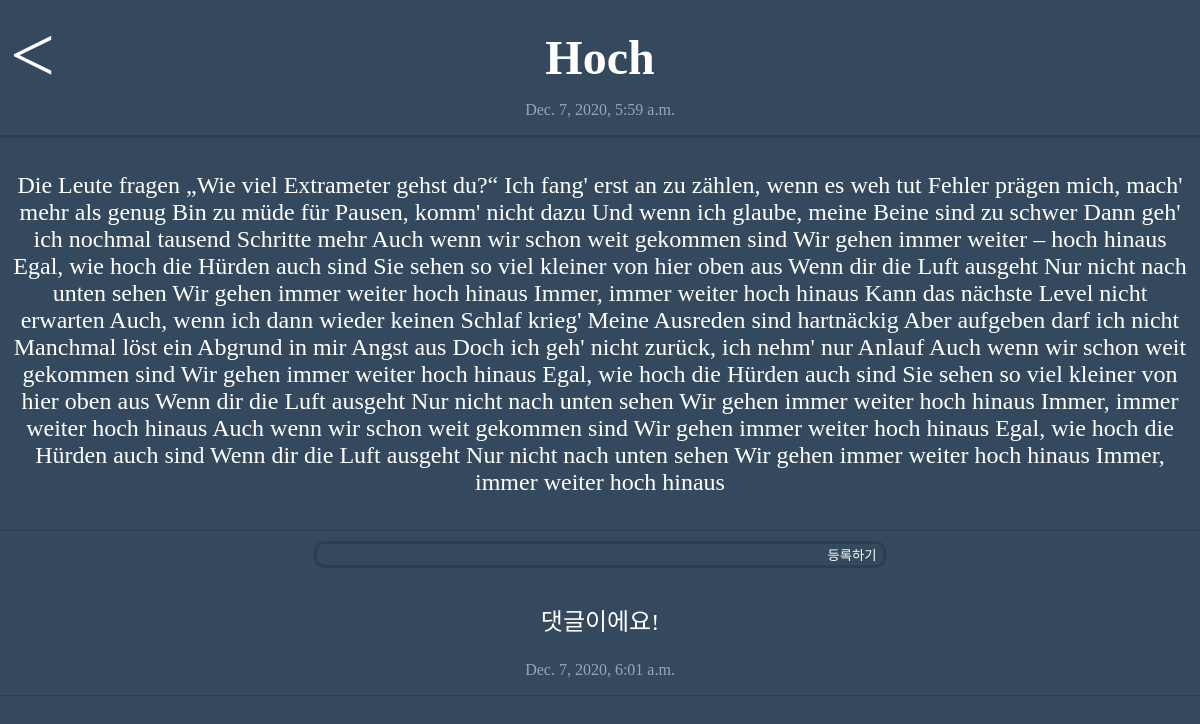
The app's page /post/18/ with its own data.
### blog/models.py (models this page shows, shortened)
class Post(models.Model):
    id = models.BigAutoField(primary_key=True)
    date = models.DateTimeField('date published')
    title = models.CharField(max_length=200)
    content = models.TextField()
    likes = models.IntegerField()

class Comment(models.Model):
    id = models.BigAutoField(primary_key=True)
    post_id = models.ForeignKey('Post', related_name='post', on_delete=models.CASCADE, db_column='post_id')
    date = models.DateTimeField('date published')
    content = models.CharField(max_length=200)
    likes = models.IntegerField()

### blog/views.py (the view)
# urls.py: path('post/<int:post_id>/', blog.views.detail, name='detail')
def detail(request, post_id):
    post = get_object_or_404(Post, pk=post_id)
    comments = list(Comment.objects.filter(post_id=post_id))
    if comments:
        return render(request, 'detail.html', {'post': post, 'comments': comments})
    else:
        return render(request, 'detail.html', {'post': post})

### blog/templates/detail.html (shortened to what this page needs)
<!DOCTYPE html>
<html lang="en">
<head>
    {% load static %}
    <link rel="stylesheet" type="text/css" href="{% static 'css/detail.css' %}">
</head>
<body>
    <div id="information">
        <a href="{% url 'home' %}">&lt;</a>
        <h1>{{ post.title }}</h1>
        <p>{{ post.date }}</p>
    </div>
    <div id="content">
        <p>{{ post.content }}</p>
    </div>
    <div id="create_comment">
        <form action="{% url 'create_comment' post.id %}">
            <input id="create_comment_content" type="text" name="content"></textarea>
            <input id="create_comment_submit" type="submit" value="등록하기">
        </form>
    </div>
    {% for comment in comments %}
    <div class="comments">
        <p>{{ comment.content }}</p>
        <p>{{ comment.date }}</p>
    </div>
    {% endfor %}
</body>
</html>

### blog/static/css/detail.css (style rules this page uses)
body { margin: 0; padding: 0; background-color: #34495e; color: white; }
a { color: white; text-decoration: none; }
#information { border-bottom: solid #2c3e50; }
#information h1 { display: flex; justify-content: center; font-size: 300%; margin: 0; padding-top: 30px; }
#information p { display: flex; justify-content: center; opacity: 50%; }
#information a { position: absolute; font-size: 500%; display: flex; margin-left: 10px; margin-top: 10px; }
#content { padding: 10px; font-size: 150%; text-align: center; border-bottom: solid 1px #2c3e50; }
#create_comment { display: flex; justify-content: center; }
#create_comment form { margin: 10px 30%; border: solid #2c3e50; border-radius: 10px; display: flex; justify-content: space-between; width: fit-content; }
#create_comment_content, #create_comment_submit { color: white; background: none; border: none; }
#create_comment_content { width: 500px; }
.comments { border-bottom: solid 1px #2c3e50; }
.comments p:first-child { text-align: center; font-size: 150%; }
.comments p:last-child { text-align: center; opacity: 50%; }

### records on screen
Post: title "Hoch", date "Dec. 7, 2020, 5:59 a.m.", content "Die Leute fragen „Wie viel Extrameter gehst du?“ Ich fang' erst an zu zählen, wenn es weh tut Fehler prägen mich, mach' mehr als genug Bin zu müde für Pausen, komm' nicht dazu Und wenn ich glaube, meine Beine sind zu schwer Dann geh' ich nochmal tausend Schritte mehr Auch wenn wir schon weit gekommen sind Wir gehen immer weiter – hoch hinaus Egal, wie hoch die Hürden auch sind Sie sehen so viel kleiner von hier oben aus Wenn dir die Luft ausgeht Nur nicht nach unten sehen Wir gehen immer weiter hoch hinaus Immer, immer weiter hoch hinaus Kann das nächste Level nicht erwarten Auch, wenn ich dann wieder keinen Schlaf krieg' Meine Ausreden sind hartnäckig Aber aufgeben darf ich nicht Manchmal…"
Comment: content "댓글이에요!", date "Dec. 7, 2020, 6:01 a.m."
